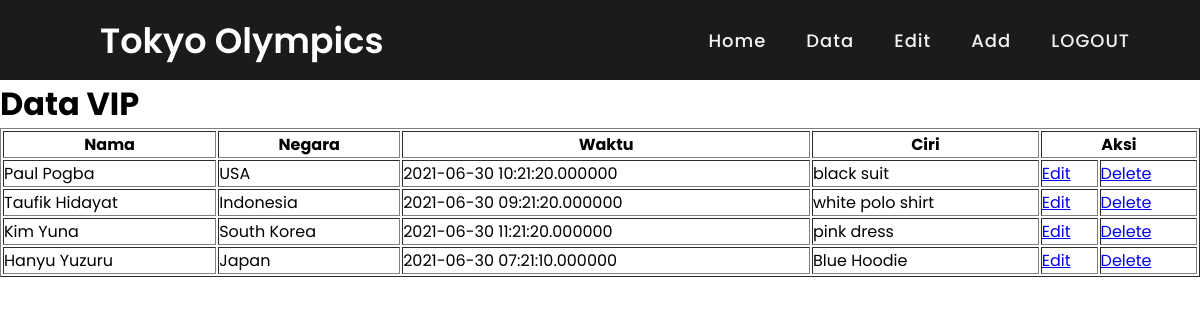
The page /Data.php on the database its author committed.
### tables this page shows
CREATE TABLE `data` (
  `id` int(20) NOT NULL,
  `nama` varchar(20) NOT NULL,
  `negara` varchar(20) NOT NULL,
  `waktu` datetime(6) NOT NULL,
  `ciri` varchar(40) NOT NULL
);

### Data.php (the view, shortened to what this page needs)
<html>
<head>
  <link rel="stylesheet" href="style.css">
  <link rel="stylesheet" href="https://cdnjs.cloudflare.com/ajax/libs/font-awesome/5.15.2/css/all.min.css"/>
</head>
<body>
  <nav>
    <div class="logo">Tokyo Olympics</div>
    <ul>
        <li><a href="index.html">Home</a></li>
        <li><a href="sorting.php">Data</a></li>
        <li><a href="data.php">Edit</a></li>
        <li><a href="form_simpan.php">Add</a></li>
        <li><a href="login.php">LOGOUT</a></li>
      </ul>
  </nav>
</head>
<body>
  <h1>Data VIP</h1>
  <table border="1" width="100%">
  <tr>
    <th>Nama</th>
    <th>Negara</th>
    <th>Waktu</th>
    <th>Ciri</th>
    <th colspan="2">Aksi</th>
  </tr>
  <?php
  include "koneksi.php";
  $sql = $pdo->prepare("SELECT * FROM data");
  $sql->execute();
  while($data = $sql->fetch()){
    echo "<tr>";
    echo "<td>".$data['nama']."</td>";
    echo "<td>".$data['negara']."</td>";
    echo "<td>".$data['waktu']."</td>";
    echo "<td>".$data['ciri']."</td>";
    echo "<td><a href='form_ubah.php?id=".$data['id']."'>Edit</a></td>";
    echo "<td><a href='proses_hapus.php?id=".$data['id']."'>Delete</a></td>";
    echo "</tr>";
  }
  ?>
  </table>
</body>
</html>

### style.css (style rules this page uses)
* { margin: 0; padding: 0; box-sizing: border-box; font-family: 'Poppins', sans-serif; }
nav { display: flex; height: 80px; width: 100%; background: #1b1b1b; align-items: center; justify-content: space-between; padding: 0 50px 0 100px; flex-wrap: wrap; }
nav .logo { color: #fff; font-size: 35px; font-weight: 600; }
nav ul { display: flex; flex-wrap: wrap; list-style: none; }
nav ul li { margin: 0 5px; }
nav ul li a { color: #f2f2f2; text-decoration: none; font-size: 18px; font-weight: 500; padding: 8px 15px; border-radius: 5px; letter-spacing: 1px; transition: all 0.3s ease; }

### rows shown on the page
data: nama "Paul Pogba", negara "USA", waktu "2021-06-30 10:21:20.000000", ciri "black suit"
data: nama "Taufik Hidayat", negara "Indonesia", waktu "2021-06-30 09:21:20.000000", ciri "white polo shirt"
data: nama "Kim Yuna", negara "South Korea", waktu "2021-06-30 11:21:20.000000", ciri "pink dress"
data: nama "Hanyu Yuzuru", negara "Japan", waktu "2021-06-30 07:21:10.000000", ciri "Blue Hoodie"
